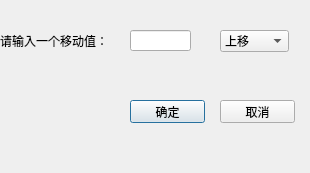
<?xml version="1.0" encoding="UTF-8"?>
<ui version="4.0">
 <class>structure_rotation_move</class>
 <widget class="QDialog" name="structure_rotation_move">
  <property name="geometry">
   <rect>
    <x>0</x>
    <y>0</y>
    <width>310</width>
    <height>173</height>
   </rect>
  </property>
  <property name="windowTitle">
   <string>快速移动</string>
  </property>
  <widget class="QComboBox" name="comboBox">
   <property name="geometry">
    <rect>
     <x>220</x>
     <y>30</y>
     <width>69</width>
     <height>22</height>
    </rect>
   </property>
   <item>
    <property name="text">
     <string>上移</string>
    </property>
   </item>
   <item>
    <property name="text">
     <string>下移</string>
    </property>
   </item>
   <item>
    <property name="text">
     <string>左移</string>
    </property>
   </item>
   <item>
    <property name="text">
     <string>右移</string>
    </property>
   </item>
   <item>
    <property name="text">
     <string>前移</string>
    </property>
   </item>
   <item>
    <property name="text">
     <string>后移</string>
    </property>
   </item>
  </widget>
  <widget class="QLabel" name="label_2">
   <property name="geometry">
    <rect>
     <x>0</x>
     <y>30</y>
     <width>121</width>
     <height>21</height>
    </rect>
   </property>
   <property name="text">
    <string>请输入一个移动值：</string>
   </property>
  </widget>
  <widget class="QPushButton" name="sure">
   <property name="geometry">
    <rect>
     <x>130</x>
     <y>100</y>
     <width>75</width>
     <height>23</height>
    </rect>
   </property>
   <property name="text">
    <string>确定</string>
   </property>
  </widget>
  <widget class="QPushButton" name="cancle">
   <property name="geometry">
    <rect>
     <x>220</x>
     <y>100</y>
     <width>75</width>
     <height>23</height>
    </rect>
   </property>
   <property name="text">
    <string>取消</string>
   </property>
  </widget>
  <widget class="QLineEdit" name="distance">
   <property name="geometry">
    <rect>
     <x>130</x>
     <y>30</y>
     <width>61</width>
     <height>21</height>
    </rect>
   </property>
  </widget>
 </widget>
 <resources/>
 <connections/>
</ui>
